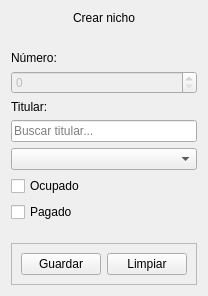
          <widget class="QWidget" name="scrollAreaWidgetContents_6">
           <property name="geometry">
            <rect>
             <x>0</x>
             <y>0</y>
             <width>194</width>
             <height>296</height>
            </rect>
           </property>
           <layout class="QVBoxLayout" name="verticalLayout_3">
            <item>
             <widget class="QLabel" name="label_create_niche">
              <property name="text">
               <string>Crear nicho</string>
              </property>
              <property name="alignment">
               <set>Qt::AlignCenter</set>
              </property>
             </widget>
            </item>
            <item>
             <spacer name="horizontal_spacer_create_niche">
              <property name="orientation">
               <enum>Qt::Horizontal</enum>
              </property>
              <property name="sizeHint" stdset="0">
               <size>
                <width>40</width>
                <height>20</height>
               </size>
              </property>
             </spacer>
            </item>
            <item>
             <widget class="QLabel" name="label_number_create_niche">
              <property name="text">
               <string>Número:</string>
              </property>
             </widget>
            </item>
            <item>
             <widget class="QSpinBox" name="spin_box_create_niche_number">
              <property name="enabled">
               <bool>false</bool>
              </property>
             </widget>
            </item>
            <item>
             <widget class="QLabel" name="label_holder_create_niche">
              <property name="text">
               <string>Titular:</string>
              </property>
             </widget>
            </item>
            <item>
             <widget class="QLineEdit" name="line_edit_create_niche_holder_search">
              <property name="inputMethodHints">
               <set>Qt::ImhNone</set>
              </property>
              <property name="dragEnabled">
               <bool>false</bool>
              </property>
              <property name="placeholderText">
               <string>Buscar titular...</string>
              </property>
             </widget>
            </item>
            <item>
             <widget class="QComboBox" name="combo_box_create_niche_holder"/>
            </item>
            <item>
             <widget class="QCheckBox" name="check_box_create_niche_is_busy">
              <property name="text">
               <string>Ocupado</string>
              </property>
             </widget>
            </item>
            <item>
             <widget class="QCheckBox" name="check_box_create_niche_is_paid_off">
              <property name="text">
               <string>Pagado</string>
              </property>
             </widget>
            </item>
            <item>
             <spacer name="vertical_spacer_create_niche">
              <property name="orientation">
               <enum>Qt::Vertical</enum>
              </property>
              <property name="sizeHint" stdset="0">
               <size>
                <width>20</width>
                <height>40</height>
               </size>
              </property>
             </spacer>
            </item>
            <item>
             <widget class="QFrame" name="frame_4">
              <property name="frameShape">
               <enum>QFrame::StyledPanel</enum>
              </property>
              <property name="frameShadow">
               <enum>QFrame::Raised</enum>
              </property>
              <layout class="QHBoxLayout" name="horizontalLayout_3">
               <item>
                <widget class="QPushButton" name="push_button_create_niche_save_niche">
                 <property name="text">
                  <string>Guardar</string>
                 </property>
                </widget>
               </item>
               <item>
                <widget class="QPushButton" name="push_button_create_niche_clean">
                 <property name="text">
                  <string>Limpiar</string>
                 </property>
                </widget>
               </item>
              </layout>
             </widget>
            </item>
           </layout>
          </widget>
